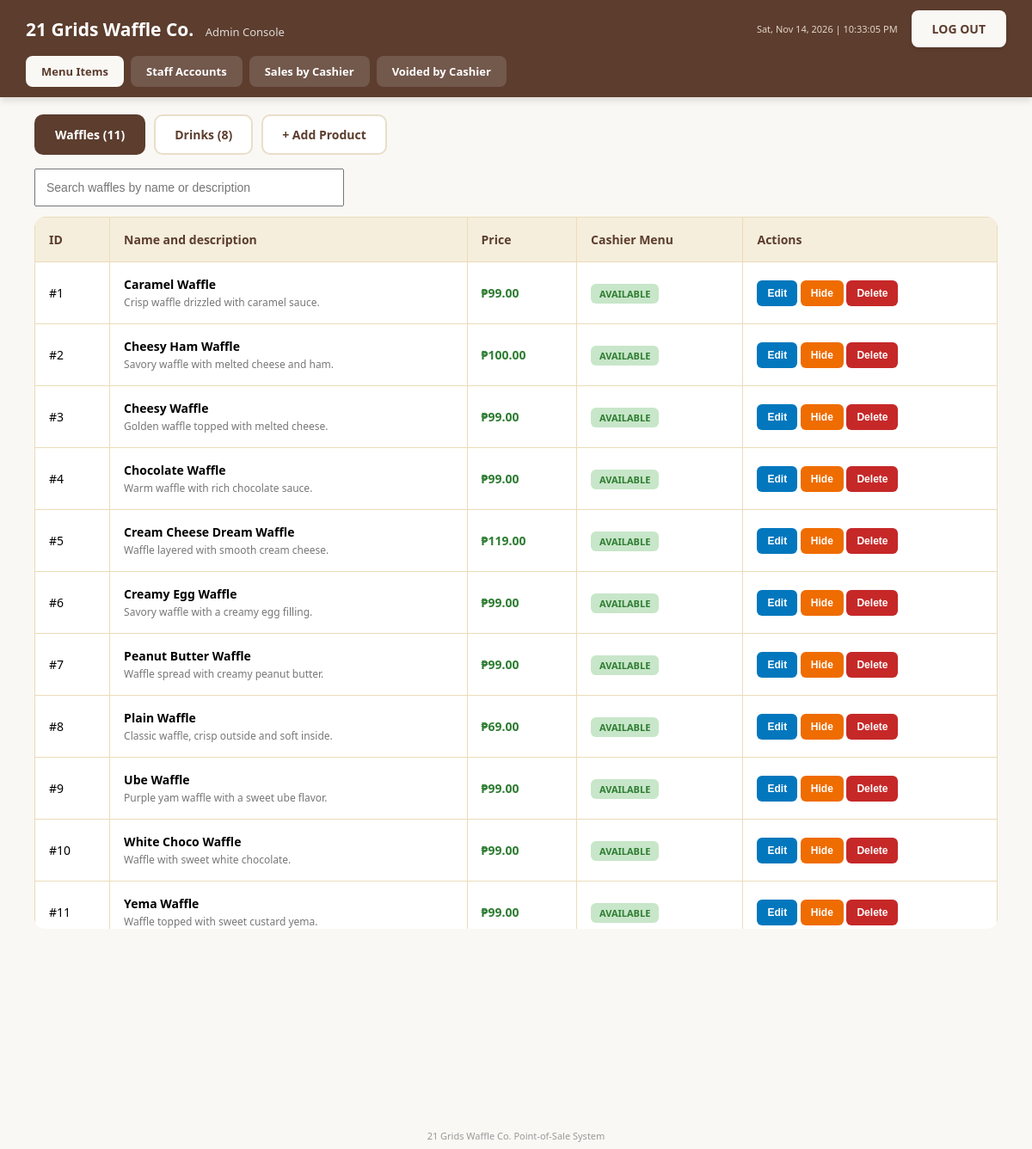
Screenshot of /admin.php (signed in) with the database file from the repository.
### tables this page shows
CREATE TABLE Product (
    ProductID     INT AUTO_INCREMENT PRIMARY KEY,
    ProductName   VARCHAR(100) NOT NULL UNIQUE,
    Description   VARCHAR(150) NOT NULL DEFAULT '',
    CategoryID    INT          NOT NULL,
    Price         DECIMAL(8,2) NOT NULL CHECK (Price > 0),
    IsAvailable   BOOLEAN      NOT NULL DEFAULT TRUE,
    FOREIGN KEY (CategoryID)
        REFERENCES Category(CategoryID)
);

### src/App/Core/Database.php (called while the page is built, shortened)
<?php
class Database {
    private static $pdo = null;
    private static $host = '127.0.0.1';
    private static $name = 'GridsWaffleDB';
    private static $user = 'root';
    private static $pass = '';
    public static function connect() {
        if (self::$pdo === null) {
            try {
                self::$pdo = new PDO(
                    "mysql:host=" . self::$host . ";dbname=" . self::$name . ";charset=utf8mb4",
                    self::$user,
                    self::$pass,
                    [PDO::MYSQL_ATTR_INIT_COMMAND => "SET time_zone = '+08:00'"]
                );
                self::$pdo->setAttribute(PDO::ATTR_ERRMODE, PDO::ERRMODE_EXCEPTION);
                self::$pdo->setAttribute(PDO::ATTR_DEFAULT_FETCH_MODE, PDO::FETCH_ASSOC);
            } catch (PDOException $exception) {
                throw new DatabaseException("Database access failure: " . $exception->getMessage());
            }
        }
        return self::$pdo;
    }
}

### src/App/Services/MenuService.php (called while the page is built, shortened)
<?php
class MenuService {
    private $pdo;
    public function __construct() {
        $this->pdo = Database::connect();
    }
    public function getAllProducts() {
        $rows = $this->pdo->query(
            "SELECT P.ProductID, P.ProductName, P.Description, C.CategoryName, P.Price, P.IsAvailable
             FROM Product AS P
             INNER JOIN Category AS C ON C.CategoryID = P.CategoryID
             ORDER BY C.CategoryName DESC, P.ProductName"
        )->fetchAll();
        $products = [];
        foreach ($rows as $row) {
            $products[] = ['item' => MenuItem::fromRow($row), 'available' => (bool)$row['IsAvailable']];
        }
        return $products;
    }
}

### src/App/Models/MenuItem.php (called while the page is built, shortened)
<?php
abstract class MenuItem {
    private $productId;
    private $name;
    private $price;
    private $description;
    public function __construct($productId, $name, $price, $description = '') {
        $this->productId = $productId;
    }
    public function getDescription() {
        return $this->description;
    }
    public function setDescription($description) {
        $description = trim((string)$description);
        $this->description = $description;
    }
    public function getProductId() {
        return $this->productId;
    }
    public function getName() {
        return $this->name;
    }
    public function setName($name) {
        $name = trim($name);
        $this->name = $name;
    }
    public function getPrice() {
        return $this->price;
    }
    public function setPrice($price) {
        $this->price = (float)$price;
    }
    public static function fromRow(array $row) {
        if ($row['CategoryName'] === 'Waffle') {
            return new Waffle($row['ProductID'], $row['ProductName'], $row['Price'], $row['Description'] ?? '');
        }
        return new Drink($row['ProductID'], $row['ProductName'], $row['Price'], $row['Description'] ?? '');
    }
}

### admin.php (the view, shortened to what this page needs)
<?php
require_once 'topbar.php';
$menus = new MenuService();
$products = $menus->getAllProducts();
$byCategory = ['Waffle' => [], 'Drink' => []];
foreach ($products as $entry) { $byCategory[$entry['item']->getCategory()][] = $entry; }
$tabs = ['Waffle' => 'Waffles', 'Drink' => 'Drinks', 'add' => '+ Add Product'];
$tab = $_GET['tab'] ?? 'Waffle';
?>
<!DOCTYPE html>
<html lang="en">
<head>
</head>
<body>
    <div class="tabbar">
        <?php foreach ($tabs as $key => $label): ?>
            <button type="button" data-tab="<?php echo $key; ?>" class="<?php echo $tab === $key ? 'on' : ''; ?>" onclick="showPane('<?php echo $key; ?>')"><?php echo $label; ?><?php echo $key !== 'add' ? ' (' . count($byCategory[$key]) . ')' : ''; ?></button>
        <?php endforeach; ?>
    </div>
    <?php foreach (['Waffle', 'Drink'] as $category): ?>
    <div class="pane<?php echo $tab === $category ? ' on' : ''; ?>" data-pane="<?php echo $category; ?>">
        <div class="searchbar">
            <input type="text" id="q_<?php echo $category; ?>" placeholder="Search <?php echo strtolower($tabs[$category]); ?> by name or description" oninput="filterMenu('<?php echo $category; ?>')">
        </div>
        <div class="scroll">
        <table id="t_<?php echo $category; ?>">
            <thead><tr><th>ID</th><th>Name and description</th><th>Price</th><th>Cashier Menu</th><th>Actions</th></tr></thead>
            <tbody>
                <?php foreach ($byCategory[$category] as $entry):
                    $item = $entry['item']; $avail = $entry['available']; ?>
                    <tr style="<?php echo $avail ? '' : 'background:#fafafa; color:#999;'; ?>">
                        <td>#<?php echo (int)$item->getProductId(); ?></td>
                        <td><strong><?php echo htmlspecialchars($item->getName()); ?></strong>
                            <div class="desc"><?php echo $item->getDescription() !== '' ? htmlspecialchars($item->getDescription()) : 'No description yet.'; ?></div></td>
                        <td style="color:#2e7d32; font-weight:bold;">₱<?php echo number_format($item->getPrice(), 2); ?></td>
                        <td><span class="badge <?php echo $avail ? 'badge-on' : 'badge-off'; ?>"><?php echo $avail ? 'AVAILABLE' : 'HIDDEN'; ?></span></td>
                        <td>
                            <button type="button" class="act act-edit"
                                onclick='openEdit(<?php echo (int)$item->getProductId(); ?>, <?php echo json_encode($item->getName(), JSON_HEX_APOS | JSON_HEX_QUOT | JSON_HEX_TAG | JSON_HEX_AMP); ?>, <?php echo json_encode((float)$item->getPrice()); ?>, <?php echo json_encode($item->getDescription(), JSON_HEX_APOS | JSON_HEX_QUOT | JSON_HEX_TAG | JSON_HEX_AMP); ?>)'>Edit</button>
                            <form method="POST" action="admin.php?tab=<?php echo $category; ?>" style="display:inline; margin:0;">
                                <button type="submit" name="toggle_product" class="act <?php echo $avail ? 'act-hide' : 'act-show'; ?>">
                                    <?php echo $avail ? 'Hide' : 'Show'; ?>
                                </button>
                            </form>
                            <form method="POST" action="admin.php?tab=<?php echo $category; ?>" style="display:inline; margin:0;" onsubmit="return askConfirm(event, this, 'Permanently delete this item?');">
                                <button type="submit" name="delete_product" class="act act-del">Delete</button>
                            </form>
                        </td>
                    </tr>
                <?php endforeach; ?>
            </tbody>
        </table>
        </div>
    </div>
    <?php endforeach; ?>
<?php include 'footer.php'; ?>
</body>
</html>

### admin.php (style rules this page uses)
body { font-family: 'Segoe UI', sans-serif; background: #faf8f5; margin: 40px; }
table { flex: 1; border-collapse: collapse; background: white; border-radius: 12px; overflow: hidden; }
th, td { border: 1px solid #ebdcb9; padding: 16px; text-align: left; font-size: 14px; }
th { background: #f5eedc; color: #5c3d2e; }
input, select { padding: 16px; margin-bottom: 20px; width: 100%; font-size: 14px; box-sizing: border-box; }
.act { display: inline-block; border: none; border-radius: 6px; padding: 8px 12px; font-size: 12px; font-weight: bold; cursor: pointer; color: white; margin: 2px 0; }
.act-edit { background: #0277bd; }
.act-hide { background: #ef6c00; }
.act-del { background: #c62828; }
.tabbar { display: flex; flex-wrap: wrap; gap: 10px; margin: 0 0 16px; }
.tabbar button { background: #fff; color: #5c3d2e; border: 2px solid #e8dec9; padding: 12px 22px; border-radius: 10px; font-weight: bold; font-size: 14px; cursor: pointer; font-family: inherit; }
.tabbar button.on { background: #5c3d2e; color: #fff; border-color: #5c3d2e; }
.pane { display: none; }
.pane.on { display: block; }
.scroll { max-height: 62vh; overflow: auto; border-radius: 12px; }
.scroll table { width: 100%; }
.scroll th { position: sticky; top: 0; z-index: 1; }
.searchbar { display: flex; gap: 10px; align-items: center; margin-bottom: 12px; }
.searchbar input { margin: 0; width: 360px; max-width: 100%; padding: 12px; }
.desc { color: #777; font-size: 12px; margin-top: 3px; }
.badge { padding: 4px 10px; border-radius: 6px; font-size: 11px; font-weight: bold; }
.badge-on { background: #c8e6c9; color: #2e7d32; }

### rows the page displays
product: ProductID "1", ProductName "Caramel Waffle", Description "Crisp waffle drizzled with caramel sauce.", Price "99.00"
product: ProductID "2", ProductName "Cheesy Ham Waffle", Description "Savory waffle with melted cheese and ham.", Price "100.00"
product: ProductID "3", ProductName "Cheesy Waffle", Description "Golden waffle topped with melted cheese.", Price "99.00"
product: ProductID "4", ProductName "Chocolate Waffle", Description "Warm waffle with rich chocolate sauce.", Price "99.00"
product: ProductID "5", ProductName "Cream Cheese Dream Waffle", Description "Waffle layered with smooth cream cheese.", Price "119.00"
product: ProductID "6", ProductName "Creamy Egg Waffle", Description "Savory waffle with a creamy egg filling.", Price "99.00"
product: ProductID "7", ProductName "Peanut Butter Waffle", Description "Waffle spread with creamy peanut butter.", Price "99.00"
product: ProductID "8", ProductName "Plain Waffle", Description "Classic waffle, crisp outside and soft inside.", Price "69.00"
product: ProductID "9", ProductName "Ube Waffle", Description "Purple yam waffle with a sweet ube flavor.", Price "99.00"
product: ProductID "10", ProductName "White Choco Waffle", Description "Waffle with sweet white chocolate.", Price "99.00"
product: ProductID "11", ProductName "Yema Waffle", Description "Waffle topped with sweet custard yema.", Price "99.00"

### other values shown
Site::getBusinessName() "21 Grids Waffle Co."
$title "Admin Console"
$item['label'] "Menu Items"
$item['label'] "Staff Accounts"
$item['label'] "Sales by Cashier"
$item['label'] "Voided by Cashier"
$label "Waffles"
count($byCategory[$key]) "11"
$label "Drinks"
count($byCategory[$key]) "8"
$label "+ Add Product"
